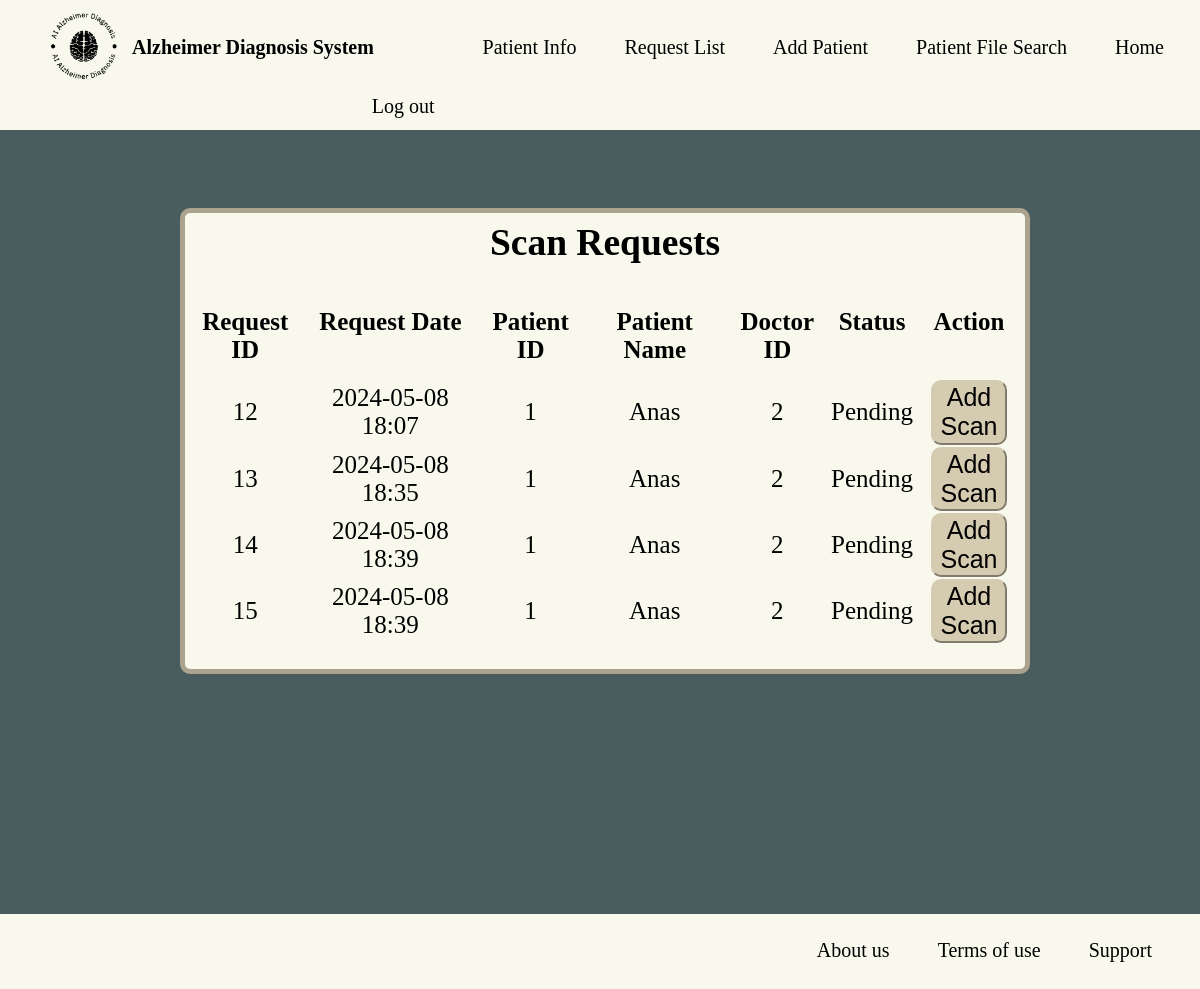
/request_list (signed in), run on the app's committed database.
### gp/models.py (models this page shows, shortened)
class ScanRequest(db.Model):
    __tablename__ = "scan_requests"
    id = db.Column(db.Integer, primary_key=True)
    scan_date = db.Column(db.DateTime, nullable=False, default=get_ksa_time)
    patient_id = db.Column(db.String(32), db.ForeignKey('patient_info.patient_id'), nullable=False)
    doctor_id = db.Column(db.Integer, db.ForeignKey('doctors.id'))
    requests = db.Column(db.Boolean, default=False, nullable=False)

class PatientInfo(db.Model):
    __tablename__ = "patient_info"
    id = db.Column(db.Integer, primary_key=True)
    username = db.Column(db.String(32), index=True)
    patient_id = db.Column(db.String(32), unique=True, index=True)
    age = db.Column(db.String(32))
    gender = db.Column(db.String(32))
    patients = db.relationship('Patient', backref='patient_info', lazy=True)
    patient_request = db.relationship('ScanRequest', backref='patient_info', lazy=True)

### gp/doctors/views.py (the view)
@doctors.route("/request_list")
@login_required
def request_list():
    requests = db.session.query(ScanRequest, PatientInfo).join(PatientInfo, ScanRequest.patient_id == PatientInfo.patient_id).filter(ScanRequest.requests == False).all()
    forms = {request.ScanRequest.id: SubmitRequestForm() for request in requests}
    return render_template("request_list.html", requests=requests, forms=forms)

### gp/models.py (called while the page is built)
@login_manager.user_loader
def load_user(user_id):
    return Doctor.query.get(int(user_id))

### gp/templates/request_list.html (shortened to what this page needs)
{% extends "base.html" %}
{% block content %}
<br>
<div class="rectangleRs">
    <div class="container">
        <h2>Scan Requests</h2>
        <table class="table table-striped">
            <thead>
                <tr>
                    <th>Request ID</th>
                    <th>Request Date</th>
                    <th>Patient ID</th>
                    <th>Patient Name</th>
                    <th>Doctor ID</th>
                    <th>Status</th>
                    <th>Action</th>
                </tr>
            </thead>
            <tbody>
                {% for request, patient_info in requests %}
                <tr>
                    <td>{{ request.id }}</td>
                    <td>{{ request.scan_date.strftime('%Y-%m-%d %H:%M') }}</td>
                    <td>{{ request.patient_id }}</td>
                    <td>{{ patient_info.username }}</td>
                    <td>{{ request.doctor_id }}</td>
                    <td>{{ 'Pending' if not request.requests else 'Completed' }}</td>
                    <td>
                        <form action="{{ url_for('patients.add_patient') }}" method="GET">
                            <button type="submit" class="btn btn-primary">Add Scan</button>
                        </form>
                    </td>
                </tr>
                {% endfor %}
            </tbody>
        </table>
    </div>
</div>
{% endblock %}

### gp/templates/base.html (shortened to what this page needs)
<!DOCTYPE html>
<html lang="en">
<head>
  <link rel="stylesheet" type="text/css" href="{{ url_for('static', filename='CSS/style.css') }}">
</head>
<body>
  <div class="top">
    <img class="img3" src="{{ url_for('static', filename='images/Logo_black.png') }}" />
    <p>Alzheimer Diagnosis System</p>
    <a href="{{ url_for('core.index') }}">Home</a>
    {% if current_user.is_authenticated %}
      <a href="{{ url_for('patients.search_patient')}}">Patient File Search</a>
      {% if current_user.specialization == "Radiologist" %}
        <a href="{{ url_for('patients.add_patient')}}">Add Patient</a>
        <a href="{{ url_for('doctors.request_list')}}">Request List</a>
      {% endif %}
      <a href="{{ url_for('patients.patient_info')}}">Patient Info</a>
      <a href="{{ url_for('doctors.logout')}}">Log out</a>
    {% else %}
      <a href="{{ url_for('doctors.login')}}">Log in</a>
      <a href="{{ url_for('doctors.register')}}">Register</a>
    {% endif %}
  </div>
  {% block content %}
  {% endblock %}
  <footer>
    <a href="{{ url_for('core.support')}}">Support</a>
    <a href="{{ url_for('core.tremsofuser')}}">Terms of use</a>
    <a href="{{ url_for('core.info') }}">About us</a>
  </footer>
</body>
</html>

### gp/static/CSS/style.css (style rules this page uses)
html, body { height: 100%; }
body { background-color: #4a5d5e; color: #ffffff; font-size: 25px; }
a { padding-left: 20%; font-size: 20px; color: #ffffff; }
a:link { text-decoration: none; }
* { margin: 0; padding: 0; }
.img3 { float: left; margin-left: 3%; width: 8%; height: 110%; }
.top { width: 100%; float: left; background-color: #f8f8ec; }
.top p { float: left; color: #000000; margin-top: 3%; }
.top a { margin-top: 2%; margin-right: 2%; padding: 1%; float: right; color: #000000; }
footer { background-color: #f8f8ec; height: 50px; padding-top: 25px; width: 100%; bottom: 0; left: 0; }
footer a { padding-left: 0%; margin-right: 4%; float: right; color: #000000; }
p { font-weight: bolder; font-size: 20px; margin-right: 10px; flex: 0.3; }

### gp/templates/request_list.html (style rules this page uses)
.rectangleRs { padding-bottom: 2%; margin-top: 15%; margin-left: 15%; margin-bottom: 20%; border-radius: 10px; border: 5px solid #aba38e; width: 70%; background-color: #f8f8ec; text-align: center; color: black; }
.rectangleRs button[type="submit"] { font-size: 25px; padding: 1%; width: 70%; border-radius: 10px; cursor: pointer; border-color: #D5CBB3; background-color: #d5cbb0; }
table { width: 100%; }
td { height: 50px; vertical-align: center; }
th { height: 70px; vertical-align: top; }
h2 { margin-top:1%; margin-bottom:5%; }

### data on the page
ScanRequest: id "12", scan_date "2024-05-08 18:07", patient_id "1", username "Anas", doctor_id "2", requests "Pending"
ScanRequest: id "13", scan_date "2024-05-08 18:35", patient_id "1", username "Anas", doctor_id "2", requests "Pending"
ScanRequest: id "14", scan_date "2024-05-08 18:39", patient_id "1", username "Anas", doctor_id "2", requests "Pending"
ScanRequest: id "15", scan_date "2024-05-08 18:39", patient_id "1", username "Anas", doctor_id "2", requests "Pending"
